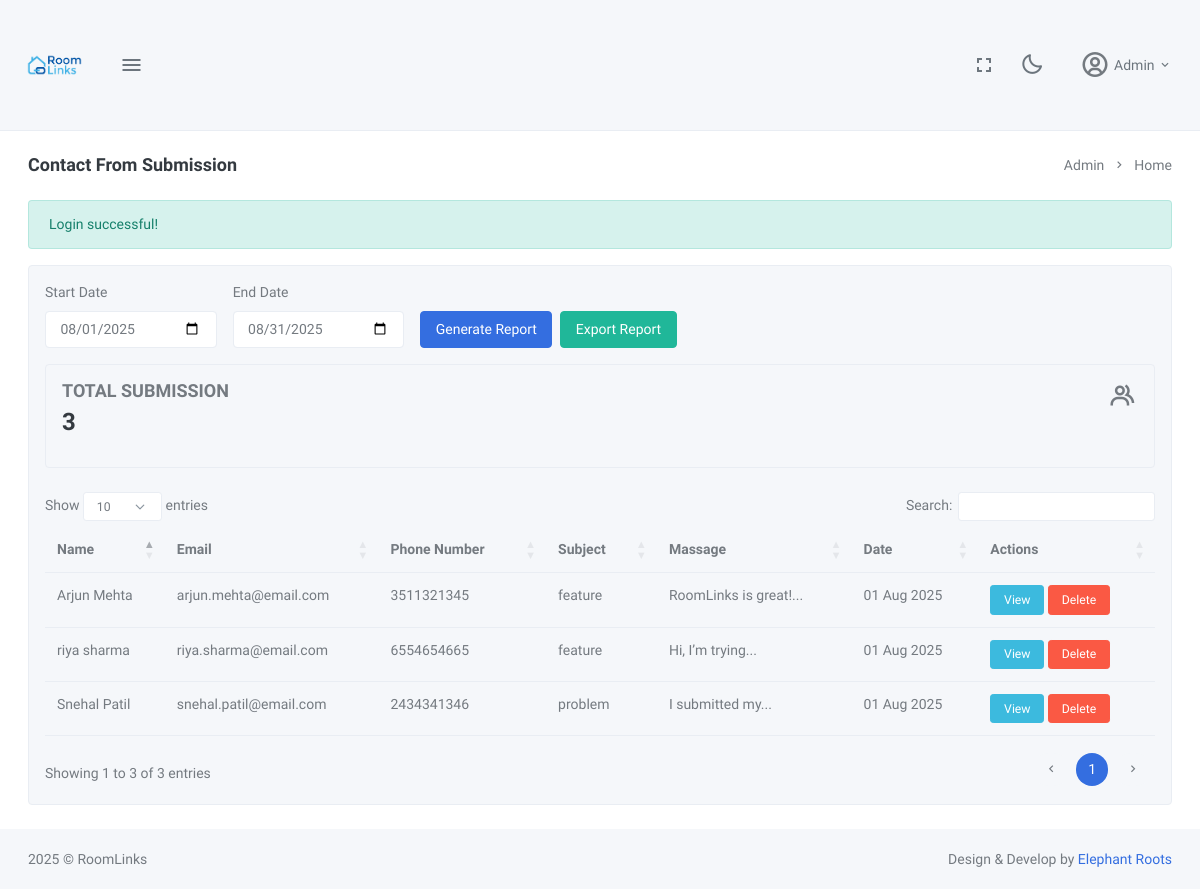
The app's page /admin/contact (signed in) with its own data.
### tables this page shows
CREATE TABLE `contact_us` (
  `id` int(11) NOT NULL,
  `name` varchar(100) NOT NULL,
  `email` varchar(150) NOT NULL,
  `phone` varchar(20) DEFAULT NULL,
  `subject` varchar(255) DEFAULT NULL,
  `message` varchar(1200) NOT NULL,
  `created_at` datetime DEFAULT current_timestamp()
);

### index.php (called while the page is built)
<?php
require_once __DIR__ . '/routes/web.php';
?>

### views/admin/contact.php (the view, shortened to what this page needs)
<?php
$db = getDatabaseConnection();
$start_date = isset($_GET['start_date']) ? $_GET['start_date'] : date('Y-m-01');
$end_date = isset($_GET['end_date']) ? $_GET['end_date'] : date('Y-m-t');
$start = $start_date . ' 00:00:00';
$end = $end_date . ' 23:59:59';
$stmt = $db->prepare("SELECT * FROM contact_us WHERE created_at BETWEEN ? AND ?");
$stmt->bind_param("ss", $start, $end);
$stmt->execute();
$result = $stmt->get_result();
$contacts = $result->fetch_all(MYSQLI_ASSOC);
$totalContacts = count($contacts);
?>
<!DOCTYPE html>
<html lang="en" data-bs-theme="light" data-menu-color="dark" data-topbar-color="light">
<head>
    <link href="<?php echo APP_URL; ?>/admin-asset/libs/morris.js/morris.css" rel="stylesheet" type="text/css" />
    <link href="<?php echo APP_URL; ?>/admin-asset/libs/datatables.net-bs5/css/dataTables.bootstrap5.min.css"
        rel="stylesheet" type="text/css" />
    <link href="<?php echo APP_URL; ?>/admin-asset/libs/datatables.net-responsive-bs5/css/responsive.bootstrap5.min.css"
        rel="stylesheet" type="text/css" />
    <link href="<?php echo APP_URL; ?>/admin-asset/libs/datatables.net-buttons-bs5/css/buttons.bootstrap5.min.css"
        rel="stylesheet" type="text/css" />
    <link href="<?php echo APP_URL; ?>/admin-asset/libs/datatables.net-select-bs5/css/select.bootstrap5.min.css"
        rel="stylesheet" type="text/css" />
    <link href="<?php echo APP_URL; ?>/admin-asset/css/style.min.css" rel="stylesheet" type="text/css">
    <link href="<?php echo APP_URL; ?>/admin-asset/css/icons.min.css" rel="stylesheet" type="text/css">
</head>
<body>
    <div class="layout-wrapper">
        <div class="page-content">
            <?php include __DIR__ . '/../partials/topbar.php'; ?>
            <div class="px-3">
                <div class="container-fluid">
                    <div class="py-3 py-lg-4">
                        <div class="row">
                            <div class="col-lg-6">
                                <h4 class="page-title mb-0">Contact From Submission</h4>
                            </div>
                            <div class="col-lg-6">
                                <div class="d-none d-lg-block">
                                    <ol class="breadcrumb m-0 float-end">
                                        <li class="breadcrumb-item"><a
                                                href="<?php echo APP_URL; ?>/admin/dashboard">Admin</a></li>
                                        <li class="breadcrumb-item active">Home</li>
                                    </ol>
                                </div>
                            </div>
                        </div>
                    </div>
                    <?php if (isset($_SESSION['success'])): ?>
                        <div class="alert alert-success"><?= $_SESSION['success'];
                        unset($_SESSION['success']); ?></div>
                    <?php endif; ?>
                    <div class="row">
                        <div class="col-12">
                            <div class="card">
                                <div class="card-body">
                                    <form method="GET" id="filterForm" class="row g-3 mb-3">
                                        <div class="col-md-2 filter-start_date">
                                            <label for="start_date" class="form-label">Start Date</label>
                                            <input type="date" class="form-control" id="start_date" name="start_date"
                                                value="<?= htmlspecialchars($_GET['start_date'] ?? date('Y-m-01')) ?>">
                                        </div>
                                        <div class="col-md-2 filter-end_date">
                                            <label for="end_date" class="form-label">End Date</label>
                                            <input type="date" class="form-control" id="end_date" name="end_date"
                                                value="<?= htmlspecialchars($_GET['end_date'] ?? date('Y-m-t')) ?>">
                                        </div>
                                        <div class="col-md-4 d-flex align-items-end">
                                            <button type="submit" class="btn btn-primary me-2">Generate Report</button>
                                            <div class="btn-group">
                                                <button type="button" class="btn btn-success dropdown-toggle"
                                                    data-bs-toggle="dropdown" aria-expanded="false">
                                                    Export Report
                                                </button>
                                            </div>
                                        </div>
                                    </form>
                                    <div class="row">
                                        <div class="col-xl-12 col-md-12">
                                            <div class="card">
                                                <div class="card-body">
                                                    <i class="bx bx-group float-end m-0 h2 text-muted"></i>
                                                    <h4 class="text-muted text-uppercase mt-0">Total Submission
                                                    </h4>
                                                    <h3 class="mb-3" data-plugin="counterup">
                                                        <?= $totalContacts ?>
                                                    </h3>
                                                </div>
                                            </div>
                                        </div>
                                    </div>
                                    <table id="row-callback-datatable" class="table dt-responsive nowrap w-100 mt-4">
                                        <thead>
                                            <tr>
                                                <th>Name</th>
                                                <th>Email</th>
                                                <th>Phone Number</th>
                                                <th>Subject</th>
                                                <th>Massage</th>
                                                <th>Date</th>
                                                <th>Actions</th>
                                            </tr>
                                        </thead>
                                        <tbody>
                                            <?php foreach ($contacts as $contact): ?>
                                                <tr>
                                                    <td><?= htmlspecialchars($contact['name']) ?></td>
                                                    <td><?= htmlspecialchars($contact['email']) ?></td>
                                                    <td><?= htmlspecialchars($contact['phone']) ?></td>
                                                    <td><?= htmlspecialchars($contact['subject']) ?></td>
                                                    <td>
                                                        <?php
                                                        $words = explode(' ', strip_tags($contact['message']));
                                                        $short = implode(' ', array_slice($words, 0, 3));
                                                        if (count($words) > 3) {
                                                            echo htmlspecialchars($short) . '...';
                                                        } else {
                                                            echo htmlspecialchars($contact['message']);
                                                        }
                                                        ?>
                                                    </td>
                                                    <td><?= date('d M Y', strtotime($contact['created_at'])) ?></td>
                                                    <td>
                                                        <button type="button" class="btn btn-info btn-sm view-btn"
                                                            data-bs-toggle="modal" data-bs-target="#viewContactModal"
                                                            data-name="<?= htmlspecialchars($contact['name']) ?>"
                                                            data-email="<?= htmlspecialchars($contact['email']) ?>"
                                                            data-phone="<?= htmlspecialchars($contact['phone']) ?>"
                                                            data-subject="<?= htmlspecialchars($contact['subject']) ?>"
                                                            data-message="<?= htmlspecialchars($contact['message']) ?>"
                                                            data-date="<?= date('d M Y', strtotime($contact['created_at'])) ?>">
                                                            View
                                                        </button>
                                                        <form method="POST" action="<?php echo APP_URL; ?>/admin/contact/delete" style="display:inline;" onsubmit="return confirm('Are you sure you want to delete this message?');">
                                                            <button type="submit" class="btn btn-danger btn-sm">Delete</button>
                                                        </form>
                                                    </td>
                                                </tr>
                                            <?php endforeach; ?>
                                        </tbody>
                                    </table>
                                </div>
                            </div>
                        </div>
                    </div>
                </div>
            </div>
            <?php include __DIR__ . '/../partials/admin_footer.php'; ?>
        </div>
    </div>
</body>
</html>

### records on screen
contact_us: name "riya sharma", email "riya.sharma@email.com", phone "6554654665", subject "feature", message "Hi, I’m trying", created_at "01 Aug 2025"
contact_us: name "Arjun Mehta", email "arjun.mehta@email.com", phone "3511321345", subject "feature", message "RoomLinks is great!", created_at "01 Aug 2025"
contact_us: name "Snehal Patil", email "snehal.patil@email.com", phone "2434341346", subject "problem", message "I submitted my", created_at "01 Aug 2025"

### other values on screen
$_SESSION['user_name'] "Admin"
$_SESSION['success'] "Login successful!"
$totalContacts "3"
